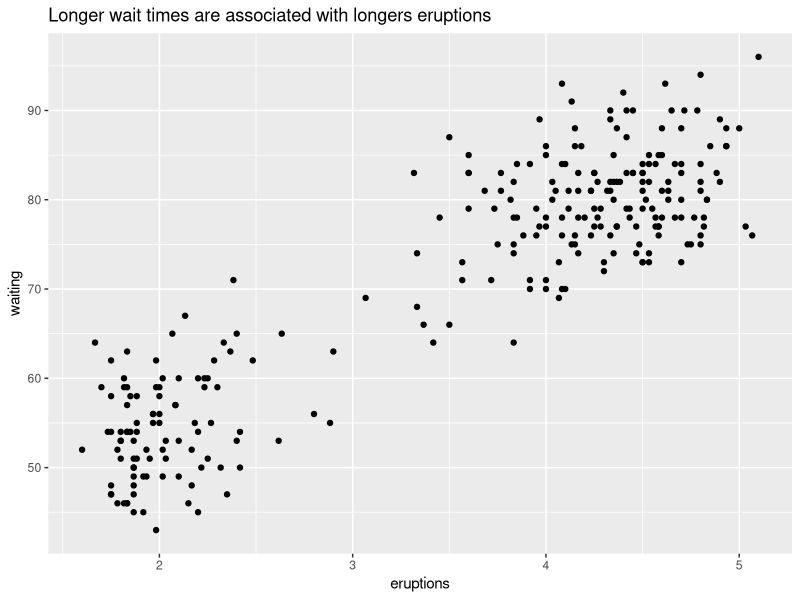
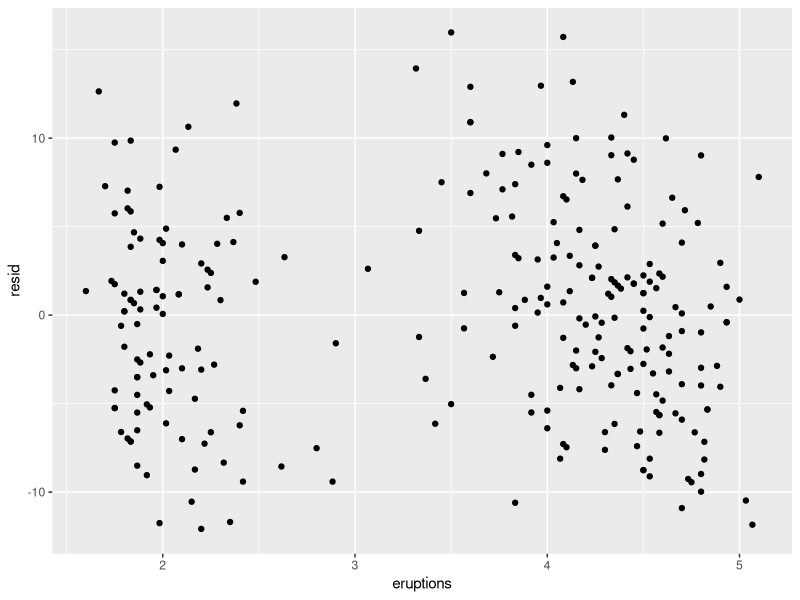
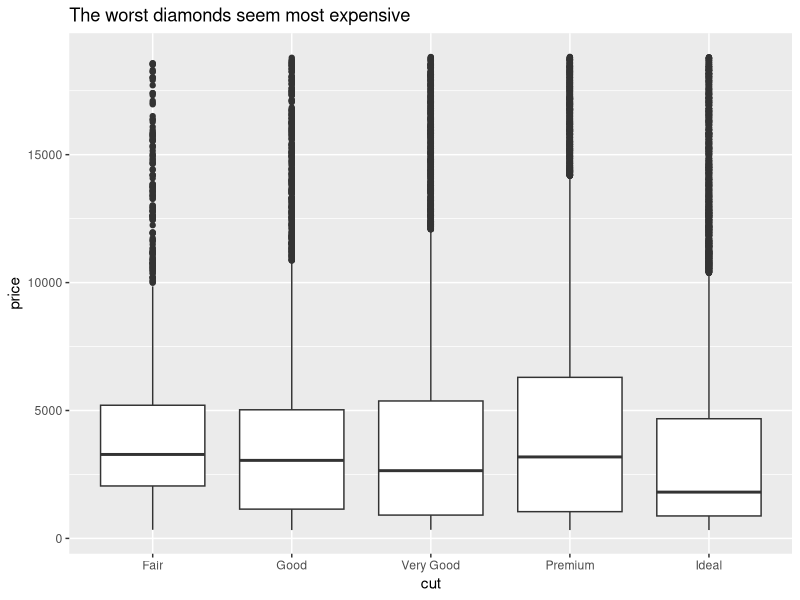
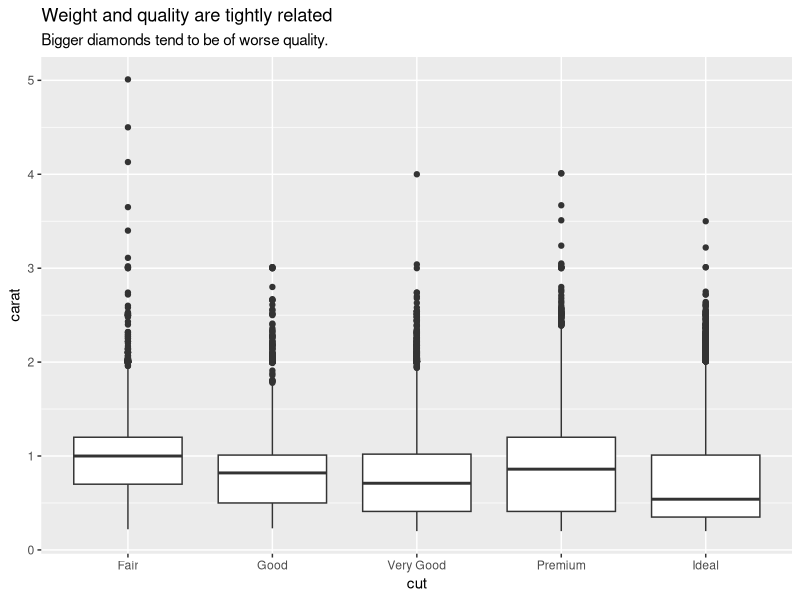
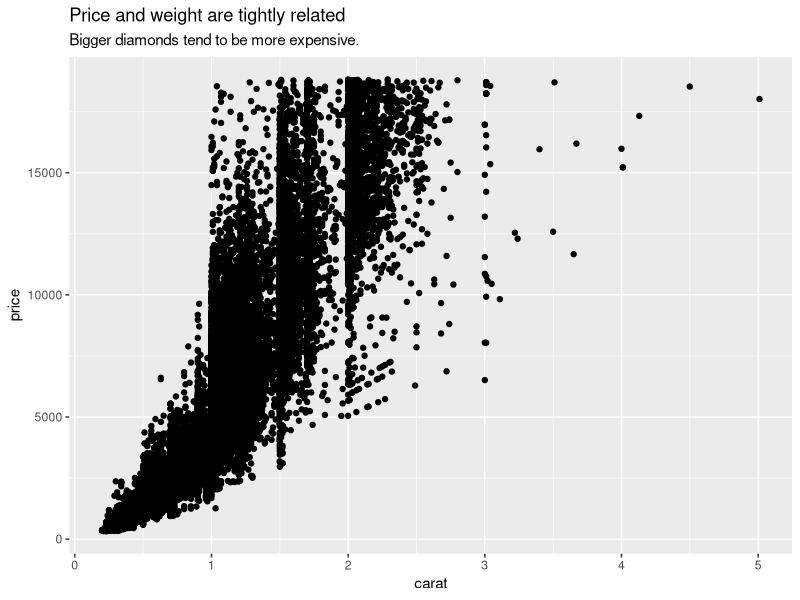
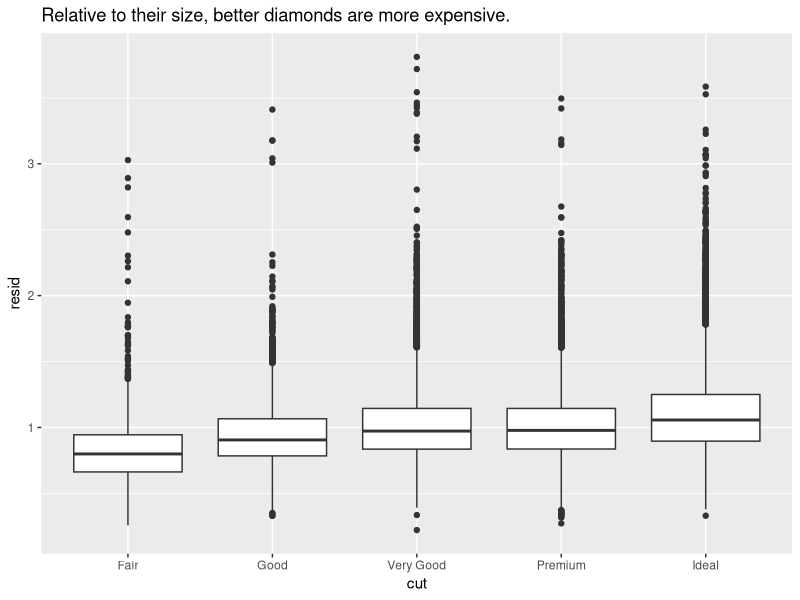

Source code (R) for these figures, in order:
## ---- chunk 1
knitr::opts_chunk$set(
  collapse = TRUE,
  comment = "#>"
)
## ---- chunk 2
library(tidyverse)
library(modelr)
## ---- chunk 3
glimpse(faithful)
## ---- chunk 4
ggplot(faithful, aes(eruptions, waiting)) + 
  geom_point() +
  labs(title = "Longer wait times are associated with longers eruptions")
## ---- chunk 5
mod <- lm(waiting ~ eruptions, data = faithful)

faithful %>% 
  modelr::add_residuals(mod) %>%
  ggplot(aes(eruptions, resid)) + geom_point()
## ---- chunk 6
ggplot(diamonds, aes(cut, price)) + 
  geom_boxplot() + 
  labs(title = "The worst diamonds seem most expensive")
## ---- chunk 7
ggplot(diamonds, aes(cut, carat)) + 
  geom_boxplot() +
  labs(
    title = "Weight and quality are tightly related",
    subtitle = "Bigger diamonds tend to be of worse quality."
  )
## ---- chunk 8
ggplot(diamonds, aes(carat, price)) + 
  geom_point() +
  labs(
    title = "Price and weight are tightly related",
    subtitle = "Bigger diamonds tend to be more expensive."
  )
## ---- chunk 9
mod <- lm(log(price) ~ log(carat), data = diamonds)

diamonds2 <- diamonds %>% 
  add_residuals(mod) %>% 
  mutate(resid = exp(resid))
  
ggplot(diamonds2, aes(cut, resid)) + 
  geom_boxplot() +
  labs(title = "Relative to their size, better diamonds are more expensive.")
